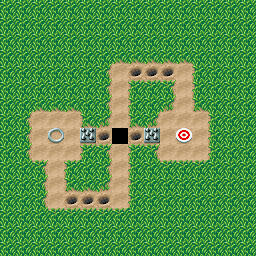

A 2D game scene composited from a Tiled map and its tileset images. What follows is a short description and the map's XML, with every tile layer's data as written:
An orthogonal 16x16 tile map with 16x16 px tiles, 3 tile layers (Grass, Ground, Wall), 2 tilesets and 13 objects (8x Carrot, 2x Trap, player-start, 2_Rotate, Finish).

<map version="1.10" tiledversion="1.10.1" orientation="orthogonal" renderorder="right-down" width="16" height="16" tilewidth="16" tileheight="16" infinite="0" nextlayerid="121" nextobjectid="429">
 <properties>
  <property name="excalibur" type="bool" value="true" />
 </properties>
 <tileset firstgid="1" name="tileset" tilewidth="16" tileheight="16" tilecount="48" columns="8">
  <image source="1level.png" width="128" height="96" />
 </tileset>
 <tileset firstgid="49" name="tile_finish" tilewidth="16" tileheight="16" tilecount="4" columns="4">
  <image source="tile_finish.png" width="64" height="16" />
  <tile id="0">
   <animation>
    <frame tileid="0" duration="90" />
    <frame tileid="1" duration="90" />
    <frame tileid="2" duration="90" />
    <frame tileid="3" duration="90" />
   </animation>
  </tile>
 </tileset>
 <layer id="112" name="Grass" width="16" height="16">
  <data encoding="csv">
1,1,1,1,1,1,1,1,1,1,1,1,1,1,1,1,
1,1,1,1,1,1,1,1,1,1,1,1,1,1,1,1,
1,1,1,1,1,1,1,1,1,1,1,1,1,1,1,1,
1,1,1,1,1,1,1,0,0,0,0,0,1,1,1,1,
1,1,1,1,1,1,0,0,0,0,0,0,0,1,1,1,
1,1,1,1,1,1,0,0,0,0,0,0,0,1,1,1,
1,1,0,0,0,1,0,0,0,1,0,0,0,1,1,1,
1,0,0,0,0,0,0,0,0,0,0,0,0,0,1,1,
1,0,0,0,0,0,0,0,0,0,0,0,0,0,1,1,
1,0,0,0,0,0,0,0,0,0,0,0,0,0,1,1,
1,1,0,0,0,1,0,0,0,1,0,0,0,1,1,1,
1,1,0,0,0,0,0,0,0,1,1,1,1,1,1,1,
1,1,0,0,0,0,0,0,0,1,1,1,1,1,1,1,
1,1,1,0,0,0,0,0,1,1,1,1,1,1,1,1,
1,1,1,1,1,1,1,1,1,1,1,1,1,1,1,1,
1,1,1,1,1,1,1,1,1,1,1,1,1,1,1,1
</data>
 </layer>
 <layer id="113" name="Ground" width="16" height="16">
  <data encoding="csv">
0,0,0,0,0,0,0,0,0,0,0,0,0,0,0,0,
0,0,0,0,0,0,0,0,0,0,0,0,0,0,0,0,
0,0,0,0,0,0,0,0,0,0,0,0,0,0,0,0,
0,0,0,0,0,0,0,0,0,0,0,0,0,0,0,0,
0,0,0,0,0,0,0,19,21,21,21,19,0,0,0,0,
0,0,0,0,0,0,0,19,0,0,0,19,0,0,0,0,
0,0,0,0,0,0,0,19,0,0,0,19,0,0,0,0,
0,0,19,19,19,0,0,19,0,0,19,19,19,0,0,0,
0,0,19,22,19,32,21,0,21,32,19,49,19,0,0,0,
0,0,19,19,19,0,0,19,0,0,19,19,19,0,0,0,
0,0,0,19,0,0,0,19,0,0,0,0,0,0,0,0,
0,0,0,19,0,0,0,19,0,0,0,0,0,0,0,0,
0,0,0,19,21,21,21,19,0,0,0,0,0,0,0,0,
0,0,0,0,0,0,0,0,0,0,0,0,0,0,0,0,
0,0,0,0,0,0,0,0,0,0,0,0,0,0,0,0,
0,0,0,0,0,0,0,0,0,0,0,0,0,0,0,0
</data>
 </layer>
 <objectgroup id="117" name="Carrots">
  <properties>
   <property name="excalibur" type="bool" value="true" />
  </properties>
  <object id="411" name="Carrot" type="Carrot" gid="20" x="128" y="80" width="16" height="16">
   <properties>
    <property name="CollisionType" value="Passive" />
   </properties>
  </object>
  <object id="413" name="Carrot" type="Carrot" gid="20" x="144" y="80" width="16" height="16">
   <properties>
    <property name="CollisionType" value="Passive" />
   </properties>
  </object>
  <object id="414" name="Carrot" type="Carrot" gid="20" x="160" y="80" width="16" height="16">
   <properties>
    <property name="CollisionType" value="Passive" />
   </properties>
  </object>
  <object id="415" name="Carrot" type="Carrot" gid="20" x="128" y="144" width="16" height="16">
   <properties>
    <property name="CollisionType" value="Passive" />
   </properties>
  </object>
  <object id="416" name="Carrot" type="Carrot" gid="20" x="96" y="144" width="16" height="16">
   <properties>
    <property name="CollisionType" value="Passive" />
   </properties>
  </object>
  <object id="417" name="Carrot" type="Carrot" gid="20" x="96" y="208" width="16" height="16">
   <properties>
    <property name="CollisionType" value="Passive" />
   </properties>
  </object>
  <object id="418" name="Carrot" type="Carrot" gid="20" x="80" y="208" width="16" height="16">
   <properties>
    <property name="CollisionType" value="Passive" />
   </properties>
  </object>
  <object id="419" name="Carrot" type="Carrot" gid="20" x="64" y="208" width="16" height="16">
   <properties>
    <property name="CollisionType" value="Passive" />
   </properties>
  </object>
 </objectgroup>
 <layer id="115" name="Wall" width="16" height="16">
  <data encoding="csv">
0,0,0,0,0,0,0,0,0,0,0,0,0,0,0,0,
0,0,0,0,0,0,0,0,0,0,0,0,0,0,0,0,
0,0,0,0,0,0,0,0,0,0,0,0,0,0,0,0,
0,0,0,0,0,0,0,4,4,4,4,4,0,0,0,0,
0,0,0,0,0,0,2,0,0,0,0,0,3,0,0,0,
0,0,0,0,0,0,2,0,8,5,9,0,3,0,0,0,
0,0,4,4,4,0,2,0,3,0,6,0,7,0,0,0,
0,2,0,0,0,7,6,0,7,6,0,0,0,3,0,0,
0,2,0,0,0,0,0,0,0,0,0,0,0,3,0,0,
0,2,0,0,0,8,9,0,8,9,0,0,0,3,0,0,
0,0,9,0,8,0,2,0,3,0,5,5,5,0,0,0,
0,0,2,0,7,4,6,0,3,0,0,0,0,0,0,0,
0,0,2,0,0,0,0,0,3,0,0,0,0,0,0,0,
0,0,0,5,5,5,5,5,0,0,0,0,0,0,0,0,
0,0,0,0,0,0,0,0,0,0,0,0,0,0,0,0,
0,0,0,0,0,0,0,0,0,0,0,0,0,0,0,0
</data>
 </layer>
 <objectgroup id="118" name="Camera">
  <object id="420" name="player-start" type="player-start" x="56" y="136">
   <point />
  </object>
 </objectgroup>
 <objectgroup id="116" name="Rotate">
  <properties>
   <property name="state" value="Y" />
  </properties>
  <object id="410" name="2_Rotate" gid="30" x="112" y="144" width="16" height="16">
   <properties>
    <property name="CollisionType" value="Passive" />
    <property name="state" value="Y" />
   </properties>
  </object>
 </objectgroup>
 <objectgroup id="119" name="Finish">
  <object id="426" name="Finish" type="Finish" gid="45" x="176" y="144" width="16" height="16">
   <properties>
    <property name="CollisionType" value="Passive" />
   </properties>
  </object>
 </objectgroup>
 <objectgroup id="120" name="Traps">
  <object id="427" name="Trap" type="Trap" gid="31" x="144" y="144" width="16" height="16">
   <properties>
    <property name="CollisionType" value="Passive" />
   </properties>
  </object>
  <object id="428" name="Trap" type="Trap" gid="31" x="80" y="144" width="16" height="16">
   <properties>
    <property name="CollisionType" value="Passive" />
   </properties>
  </object>
 </objectgroup>
</map>
